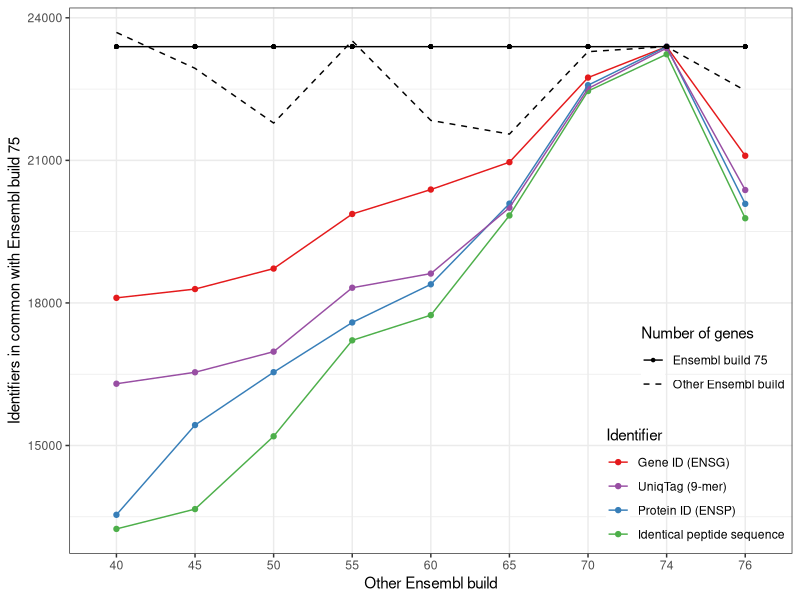
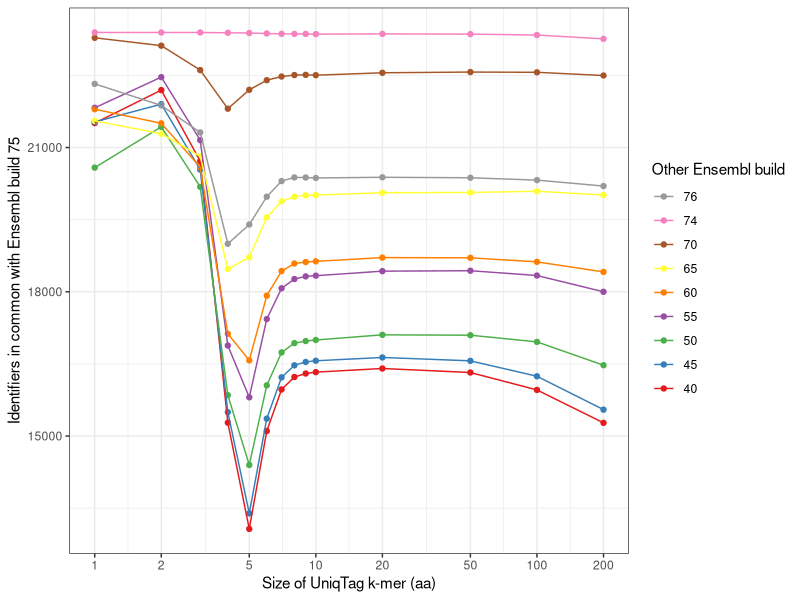

Source code (R) for these figures, in order:
## ---- chunk 1
library(ggplot2)
library(knitr) # for kable
library(reshape2)
library(scales) # for alpha
## ---- chunk 2
data.orig <- read.delim('UniqTag-supp.tsv',
	colClasses = c(A = 'factor', B = 'factor'))
x <- do.call(rbind, strsplit(as.character(data.orig$Table), '.', fixed = TRUE))
colnames(x) <- c('Data', 'Transform', 'Identifier')
data <- cbind(data.orig, x)
rm(x)
data$k <- as.integer(gsub('^[a-z]*', '', data$Identifier))

build.wide <- with(data,
	data.frame(Build.A = A, Build.B = B,
		Num.A = Only.A + Both, Num.B = Only.B + Both))
build.tall <- melt(build.wide, id.vars = c('Build.A', 'Build.B'),
	variable.name = 'Build', value.name = 'Count')
## ---- chunk 3
data.subset <- subset(data, data$k == 9 | is.na(data$k))
aes.data <- aes(x = A, y = Both,
	group = Table, colour = Identifier)
aes.build <- aes(x = Build.A, y = Count,
	group = Build, linetype = Build, shape = Build)
ggplot() +
	geom_point(aes.data, data.subset) +
	geom_line(aes.data, data.subset) +
	scale_colour_brewer(palette = 'Set1',
		breaks = c('gene', 'uniqtag9', 'id', 'seq'),
		labels = c('Gene ID (ENSG)', 'UniqTag (9-mer)',
			'Protein ID (ENSP)', 'Identical peptide sequence')) +

	geom_point(aes.build, build.tall) +
	geom_line(aes.build, build.tall) +
	scale_linetype_manual(name = 'Number of genes',
		breaks = c('Num.B', 'Num.A'),
		labels = c('Ensembl build 75', 'Other Ensembl build'),
		values = c('solid', 'dashed')) +
	scale_shape_manual(name = 'Number of genes',
		breaks = c('Num.B', 'Num.A'),
		labels = c('Ensembl build 75', 'Other Ensembl build'),
		values = c(20, 32)) +

	theme_bw() +
	theme(legend.position = c(1.0, 0),
		legend.justification = c(1, 0),
		legend.box.just = 'right',
		legend.background = element_rect(fill = alpha('white', 0))) +
	xlab('Other Ensembl build') +
	ylab('Identifiers in common with Ensembl build 75')
## ---- chunk 4
ggplot(na.omit(data), aes(x = k, y = Both, group = A, colour = A)) +
	geom_point() +
	geom_line() +
	scale_x_continuous(trans = log_trans(),
		breaks = c(1, 2, 5, 10, 20, 50, 100, 200)) +
	scale_colour_brewer(name = 'Other Ensembl build', palette = 'Set1') +
	guides(colour = guide_legend(reverse = TRUE)) +
	theme_bw() +
	xlab('Size of UniqTag k-mer (aa)') +
	ylab('Identifiers in common with Ensembl build 75')
## ---- chunk 5
kable(data)
